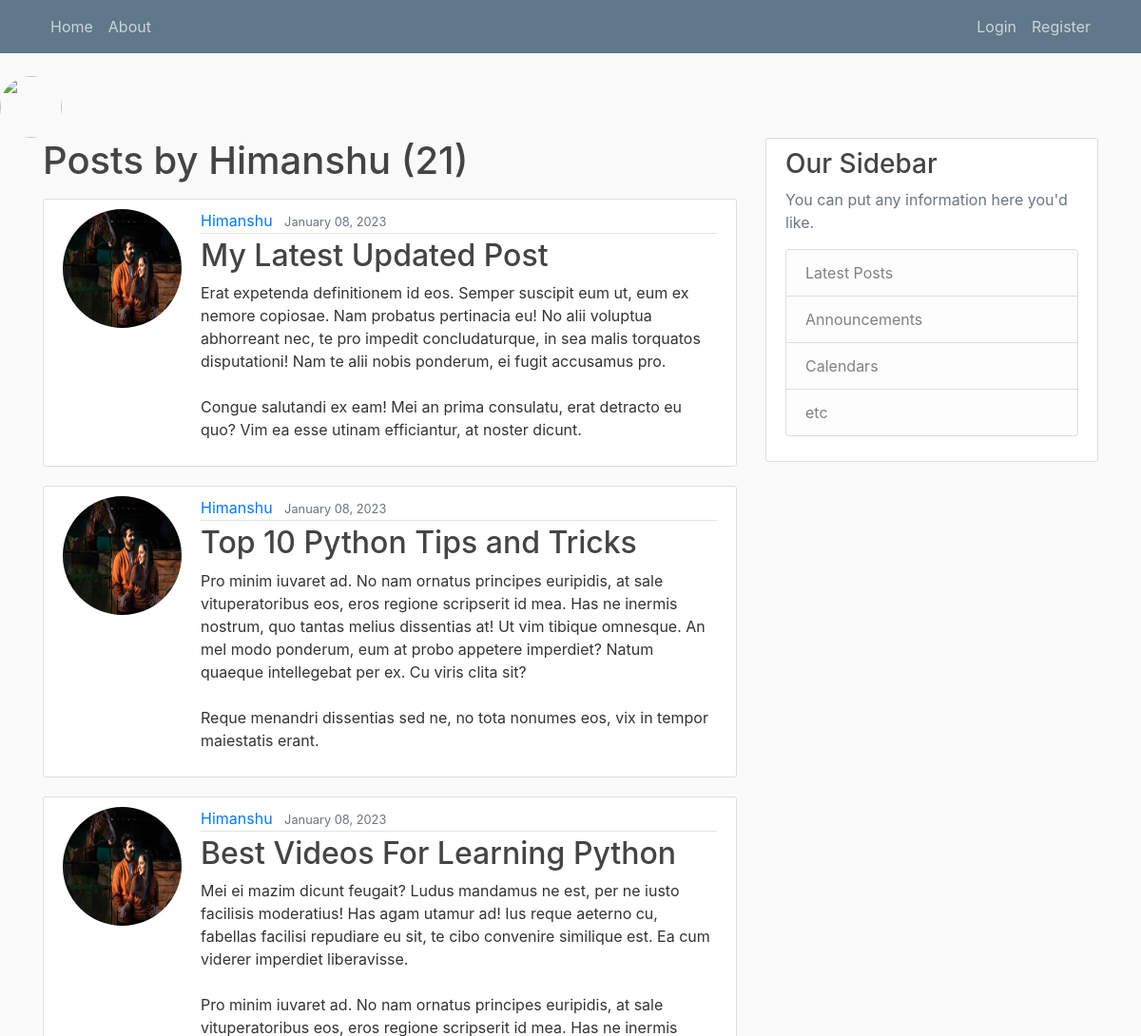
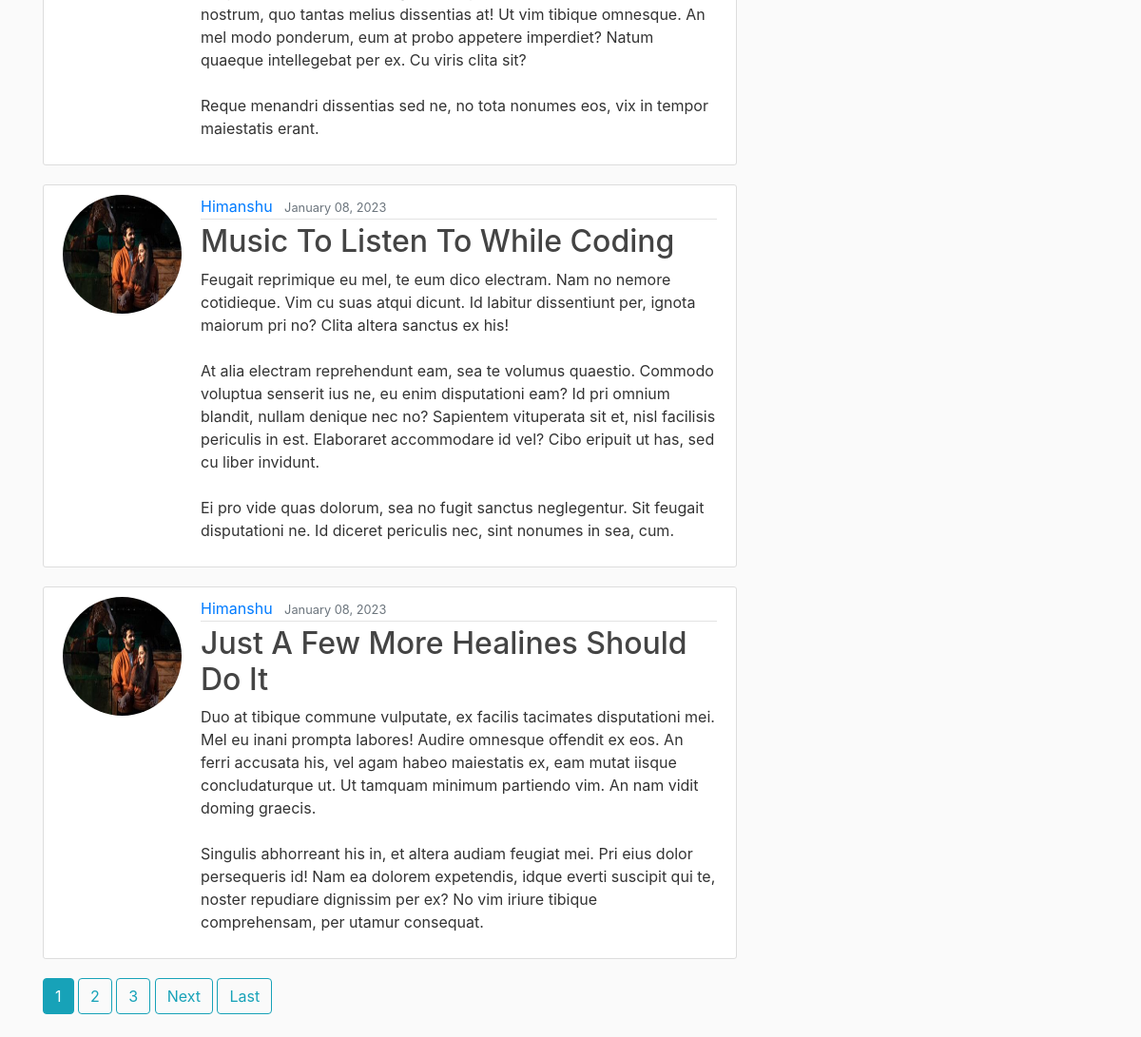
Page /user/Himanshu on the committed database (2 pictures, top to bottom).
### blog/models.py (models this page shows, shortened)
class Post(models.Model):
    title = models.CharField(max_length=100)
    content = models.TextField()
    date_posted = models.DateTimeField(default=timezone.now)
    author = models.ForeignKey(User, on_delete=models.CASCADE)

### users/models.py (models this page shows, shortened)
class Profile(models.Model):
    user = models.OneToOneField(User, on_delete=models.CASCADE)
    image = models.ImageField(default='default.jpg', upload_to='profile_pics')

### blog/views.py (the view)
# urls.py: path('user/<str:username>', UserPostListView.as_view(), name='user-posts'),
class UserPostListView(ListView):
    model = Post
    template_name = 'blog/user_posts.html' #<app>/<model>_<viewtype>.html
    context_object_name = 'posts'
    paginate_by = 5
    def get_queryset(self):
        user = get_object_or_404(User, username= self.kwargs.get('username'))
        return Post.objects.filter(author=user).order_by('-date_posted')

### blog/templates/blog/user_posts.html (shortened to what this page needs)
{%   extends "blog/base.html"   %}
{%   block content   %}
    <h1 class="mb-3" > Posts by {{view.kwargs.username}} ({{ page_obj.paginator.count  }})    </h1>
    {% for post in posts %}
        <article class="media content-section">
            <img class="rounded-circle account-img" src="{{ post.author.profile.image.url }}">
            <div class="media-body">
            <div class="article-metadata">
                <a class="mr-2" href="{% url 'user-posts' post.author.username %}">{{ post.author }}</a>
                <small class="text-muted">{{ post.date_posted|date:"F d, Y" }}</small>
            </div>
            <h2><a class="article-title" href="{% url 'post-detail' post.id  %}">{{ post.title }}</a></h2>
            <p class="article-content">{{ post.content }}</p>
            </div>
        </article>
    {% endfor %}
    {% if is_paginated %}
        {%   for num in page_obj.paginator.page_range   %}
            {% if page_obj.number == num %}
                <a class="btn btn-info mb-4" href="?page={{ num }}">{{ num }}</a>
            {% elif num > page_obj.number|add:'-3' and num < page_obj.number|add:'3' %}
                <a class="btn btn-outline-info mb-4" href="?page={{ num }}">{{ num }}</a>
            {% endif %}
        {% endfor %}
        {% if page_obj.has_next %}
            <a class="btn btn-outline-info mb-4" href="?page={{ page_obj.next_page_number }}">Next</a>
            <a class="btn btn-outline-info mb-4" href="?page={{page_obj.paginator.num_pages}}">Last</a>
        {% endif %}
    {% endif %}
{%  endblock content    %}

### blog/static/blog/main.css (style rules this page uses)
body { background: #fafafa; color: #333333; margin-top: 5rem; }
h1, h2, h3, h4, h5, h6 { color: #444444; }
.content-section { background: #ffffff; padding: 10px 20px; border: 1px solid #dddddd; border-radius: 3px; margin-bottom: 20px; }
.article-title { color: #444444; }
.article-content { white-space: pre-line; }
.article-metadata { padding-bottom: 1px; margin-bottom: 4px; border-bottom: 1px solid #e3e3e3 }
.account-img { height: 125px; width: 125px; margin-right: 20px; margin-bottom: 16px; }

### rows in the picture
Post: author.profile.image (picture), author "Himanshu", date_posted "January 08, 2023", title "My Latest Updated Post", content "Erat expetenda definitionem id eos. Semper suscipit eum ut, eum ex nemore copiosae. Nam probatus pertinacia eu! No alii voluptua abhorreant nec, te pro impedit concludaturque, in sea malis torquatos disputationi! Nam te alii nobis ponderum, ei fugit accusamus pro. Congue salutandi ex eam! Mei an prima consulatu, erat detracto eu quo? Vim ea esse utinam efficiantur, at noster dicunt."
Post: author.profile.image (picture), author "Himanshu", date_posted "January 08, 2023", title "Top 10 Python Tips and Tricks", content "Pro minim iuvaret ad. No nam ornatus principes euripidis, at sale vituperatoribus eos, eros regione scripserit id mea. Has ne inermis nostrum, quo tantas melius dissentias at! Ut vim tibique omnesque. An mel modo ponderum, eum at probo appetere imperdiet? Natum quaeque intellegebat per ex. Cu viris clita sit? Reque menandri dissentias sed ne, no tota nonumes eos, vix in tempor maiestatis erant."
Post: author.profile.image (picture), author "Himanshu", date_posted "January 08, 2023", title "Best Videos For Learning Python", content "Mei ei mazim dicunt feugait? Ludus mandamus ne est, per ne iusto facilisis moderatius! Has agam utamur ad! Ius reque aeterno cu, fabellas facilisi repudiare eu sit, te cibo convenire similique est. Ea cum viderer imperdiet liberavisse. Pro minim iuvaret ad. No nam ornatus principes euripidis, at sale vituperatoribus eos, eros regione scripserit id mea. Has ne inermis nostrum, quo tantas melius dissentias at! Ut vim tibique omnesque. An mel modo ponderum, eum at probo appetere imperdiet? Natum quaeque intellegebat per ex. Cu viris clita sit? Reque menandri dissentias sed ne, no tota nonumes eos, vix in tempor maiestatis erant."
Post: author.profile.image (picture), author "Himanshu", date_posted "January 08, 2023", title "Music To Listen To While Coding", content "Feugait reprimique eu mel, te eum dico electram. Nam no nemore cotidieque. Vim cu suas atqui dicunt. Id labitur dissentiunt per, ignota maiorum pri no? Clita altera sanctus ex his! At alia electram reprehendunt eam, sea te volumus quaestio. Commodo voluptua senserit ius ne, eu enim disputationi eam? Id pri omnium blandit, nullam denique nec no? Sapientem vituperata sit et, nisl facilisis periculis in est. Elaboraret accommodare id vel? Cibo eripuit ut has, sed cu liber invidunt. Ei pro vide quas dolorum, sea no fugit sanctus neglegentur. Sit feugait disputationi ne. Id diceret periculis nec, sint nonumes in sea, cum."
Post: author.profile.image (picture), author "Himanshu", date_posted "January 08, 2023", title "Just A Few More Healines Should Do It", content "Duo at tibique commune vulputate, ex facilis tacimates disputationi mei. Mel eu inani prompta labores! Audire omnesque offendit ex eos. An ferri accusata his, vel agam habeo maiestatis ex, eam mutat iisque concludaturque ut. Ut tamquam minimum partiendo vim. An nam vidit doming graecis. Singulis abhorreant his in, et altera audiam feugiat mei. Pri eius dolor persequeris id! Nam ea dolorem expetendis, idque everti suscipit qui te, noster repudiare dignissim per ex? No vim iriure tibique comprehensam, per utamur consequat."

### other values in the picture
{{ view.kwargs.username }} "Himanshu"
{{ page_obj.paginator.count }} "21"
{{ num }} "1"
{{ num }} "2" "3"
